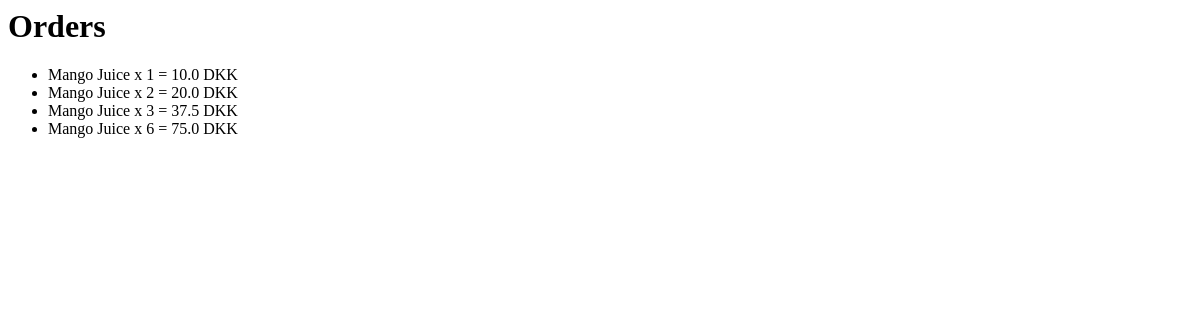
/orders/, run on an earlier commit of the app's database.
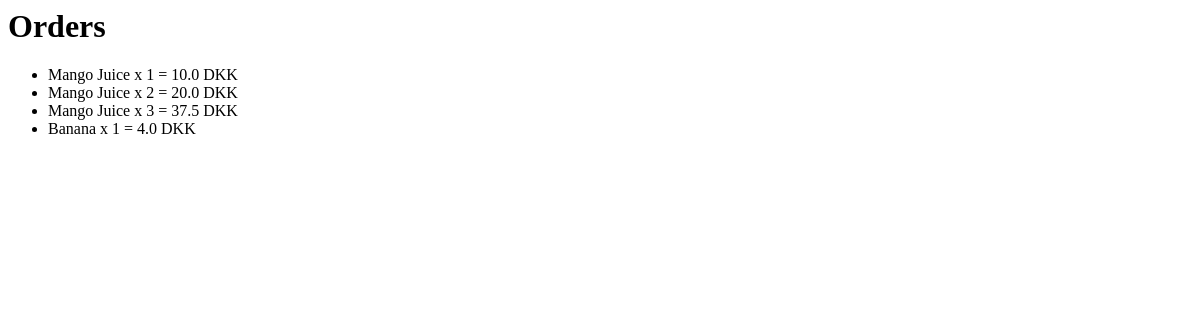
And on a later commit of the database.
### cafe/models.py (models this page shows, shortened)
class Order(models.Model):
    product = models.ForeignKey(Product, on_delete=models.CASCADE)
    quantity = models.IntegerField()
    total_price = models.FloatField()

class Product(models.Model):
    CATEGORY_CHOICES = [
        ('Drink', 'Drink'),
        ('Food', 'Food'),
        ('Fruit', 'Fruit'),
    ]
    name = models.CharField(max_length=100)
    price = models.FloatField()
    category = models.CharField(max_length=10, choices=CATEGORY_CHOICES)

### cafe/views.py (the view)
# urls.py: path('orders/', views.orders),   # 👈 THIS LINE
def orders(request):
    orders = Order.objects.all()
    return render(request, "cafe/orders.html", {"orders": orders})

### cafe/templates/cafe/orders.html
<h1>Orders</h1>
<ul>
  {% for o in orders %}
    <li>
      {{ o.product.name }} x {{ o.quantity }} = {{ o.total_price }} DKK
    </li>
  {% endfor %}
</ul>

What changed in the data, as far as the page shows it:
removed Order: product.name "Mango Juice", quantity "6", total_price "75.0"
added Order: product.name "Banana", quantity "1", total_price "4.0"
